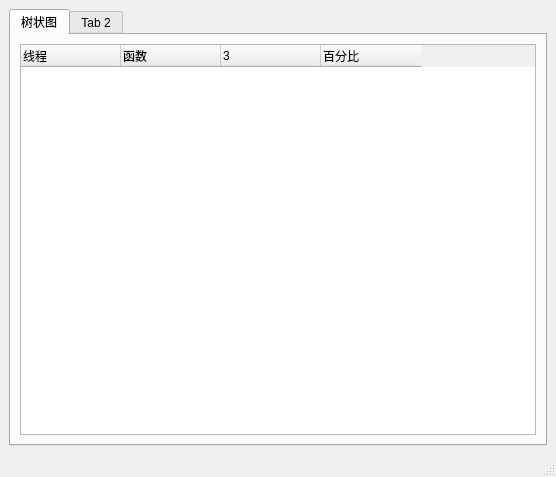
<?xml version="1.0" encoding="UTF-8"?>
<ui version="4.0">
 <class>MainWindow</class>
 <widget class="QMainWindow" name="MainWindow">
  <property name="geometry">
   <rect>
    <x>0</x>
    <y>0</y>
    <width>556</width>
    <height>477</height>
   </rect>
  </property>
  <property name="windowTitle">
   <string>MainWindow</string>
  </property>
  <widget class="QWidget" name="centralwidget">
   <layout class="QVBoxLayout" name="verticalLayout">
    <item>
     <widget class="QTabWidget" name="tabWidget">
      <property name="currentIndex">
       <number>0</number>
      </property>
      <widget class="QWidget" name="tab">
       <attribute name="title">
        <string>树状图</string>
       </attribute>
       <layout class="QVBoxLayout" name="verticalLayout_2">
        <item>
         <widget class="QTreeWidget" name="treeWidget">
          <property name="sizePolicy">
           <sizepolicy hsizetype="Expanding" vsizetype="Expanding">
            <horstretch>0</horstretch>
            <verstretch>0</verstretch>
           </sizepolicy>
          </property>
          <property name="minimumSize">
           <size>
            <width>0</width>
            <height>0</height>
           </size>
          </property>
          <property name="autoFillBackground">
           <bool>true</bool>
          </property>
          <property name="sizeAdjustPolicy">
           <enum>QAbstractScrollArea::AdjustToContents</enum>
          </property>
          <property name="showDropIndicator" stdset="0">
           <bool>false</bool>
          </property>
          <property name="dragEnabled">
           <bool>false</bool>
          </property>
          <property name="dragDropOverwriteMode">
           <bool>false</bool>
          </property>
          <property name="alternatingRowColors">
           <bool>true</bool>
          </property>
          <property name="autoExpandDelay">
           <number>-1</number>
          </property>
          <property name="uniformRowHeights">
           <bool>true</bool>
          </property>
          <property name="animated">
           <bool>true</bool>
          </property>
          <property name="wordWrap">
           <bool>false</bool>
          </property>
          <attribute name="headerCascadingSectionResizes">
           <bool>true</bool>
          </attribute>
          <attribute name="headerMinimumSectionSize">
           <number>20</number>
          </attribute>
          <attribute name="headerHighlightSections">
           <bool>false</bool>
          </attribute>
          <attribute name="headerShowSortIndicator" stdset="0">
           <bool>false</bool>
          </attribute>
          <attribute name="headerStretchLastSection">
           <bool>false</bool>
          </attribute>
          <column>
           <property name="text">
            <string>线程</string>
           </property>
          </column>
          <column>
           <property name="text">
            <string>函数</string>
           </property>
          </column>
          <column>
           <property name="text">
            <string/>
           </property>
          </column>
          <column>
           <property name="text">
            <string>百分比</string>
           </property>
          </column>
         </widget>
        </item>
       </layout>
      </widget>
      <widget class="QWidget" name="tab_2">
       <attribute name="title">
        <string>Tab 2</string>
       </attribute>
       <layout class="QVBoxLayout" name="verticalLayout_3">
        <item>
         <widget class="QTableWidget" name="tableWidget">
          <property name="minimumSize">
           <size>
            <width>0</width>
            <height>0</height>
           </size>
          </property>
         </widget>
        </item>
       </layout>
      </widget>
     </widget>
    </item>
   </layout>
  </widget>
  <widget class="QMenuBar" name="menubar">
   <property name="geometry">
    <rect>
     <x>0</x>
     <y>0</y>
     <width>556</width>
     <height>22</height>
    </rect>
   </property>
  </widget>
  <widget class="QStatusBar" name="statusbar"/>
  <action name="Copy">
   <property name="text">
    <string>复制</string>
   </property>
   <property name="toolTip">
    <string>复制</string>
   </property>
   <property name="shortcut">
    <string>Ctrl+C</string>
   </property>
  </action>
  <action name="Expand">
   <property name="text">
    <string>展开</string>
   </property>
   <property name="toolTip">
    <string>展开</string>
   </property>
   <property name="shortcut">
    <string>Alt+A</string>
   </property>
  </action>
 </widget>
 <resources/>
 <connections/>
</ui>
